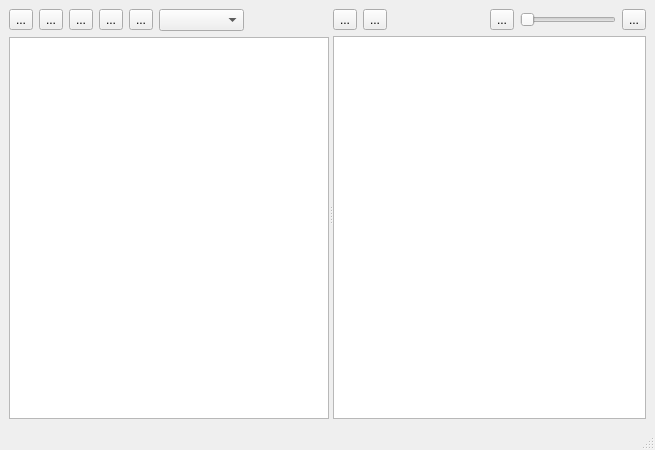
<?xml version="1.0" encoding="UTF-8"?>
<ui version="4.0">
 <class>MainWindow</class>
 <widget class="QMainWindow" name="MainWindow">
  <property name="geometry">
   <rect>
    <x>0</x>
    <y>0</y>
    <width>655</width>
    <height>450</height>
   </rect>
  </property>
  <property name="minimumSize">
   <size>
    <width>0</width>
    <height>0</height>
   </size>
  </property>
  <property name="windowTitle">
   <string>识图</string>
  </property>
  <widget class="QWidget" name="centralwidget">
   <layout class="QHBoxLayout" name="horizontalLayout_3">
    <item>
     <widget class="QSplitter" name="splitter">
      <property name="orientation">
       <enum>Qt::Horizontal</enum>
      </property>
      <widget class="QWidget" name="">
       <layout class="QVBoxLayout" name="verticalLayout_2">
        <item>
         <layout class="QHBoxLayout" name="horizontalLayout">
          <item>
           <widget class="QToolButton" name="menuBtn">
            <property name="text">
             <string>...</string>
            </property>
           </widget>
          </item>
          <item>
           <widget class="QToolButton" name="saveImageListBtn">
            <property name="text">
             <string>...</string>
            </property>
           </widget>
          </item>
          <item>
           <widget class="QToolButton" name="addClassifyBtn">
            <property name="text">
             <string>...</string>
            </property>
           </widget>
          </item>
          <item>
           <widget class="QToolButton" name="removeClassifyBtn">
            <property name="text">
             <string>...</string>
            </property>
           </widget>
          </item>
          <item>
           <widget class="QToolButton" name="searchClassifyBtn">
            <property name="text">
             <string>...</string>
            </property>
           </widget>
          </item>
          <item>
           <widget class="QComboBox" name="searchClassifyHistoryCmb">
            <property name="sizePolicy">
             <sizepolicy hsizetype="Expanding" vsizetype="Fixed">
              <horstretch>0</horstretch>
              <verstretch>0</verstretch>
             </sizepolicy>
            </property>
           </widget>
          </item>
          <item>
           <spacer name="horizontalSpacer_3">
            <property name="orientation">
             <enum>Qt::Horizontal</enum>
            </property>
            <property name="sizeHint" stdset="0">
             <size>
              <width>40</width>
              <height>20</height>
             </size>
            </property>
           </spacer>
          </item>
         </layout>
        </item>
        <item>
         <widget class="QListView" name="classifyListView">
          <property name="sizePolicy">
           <sizepolicy hsizetype="Expanding" vsizetype="Expanding">
            <horstretch>0</horstretch>
            <verstretch>0</verstretch>
           </sizepolicy>
          </property>
          <property name="minimumSize">
           <size>
            <width>200</width>
            <height>0</height>
           </size>
          </property>
          <property name="editTriggers">
           <set>QAbstractItemView::NoEditTriggers</set>
          </property>
         </widget>
        </item>
       </layout>
      </widget>
      <widget class="QWidget" name="">
       <layout class="QVBoxLayout" name="verticalLayout">
        <item>
         <layout class="QHBoxLayout" name="horizontalLayout_2">
          <item>
           <widget class="QToolButton" name="addImageBtn">
            <property name="text">
             <string>...</string>
            </property>
           </widget>
          </item>
          <item>
           <widget class="QToolButton" name="removeImageBtn">
            <property name="text">
             <string>...</string>
            </property>
           </widget>
          </item>
          <item>
           <spacer name="horizontalSpacer_2">
            <property name="orientation">
             <enum>Qt::Horizontal</enum>
            </property>
            <property name="sizeHint" stdset="0">
             <size>
              <width>40</width>
              <height>20</height>
             </size>
            </property>
           </spacer>
          </item>
          <item>
           <widget class="QToolButton" name="zoomOutBtn">
            <property name="text">
             <string>...</string>
            </property>
           </widget>
          </item>
          <item>
           <widget class="QSlider" name="imageZoomOutInHSlider">
            <property name="minimum">
             <number>0</number>
            </property>
            <property name="maximum">
             <number>19</number>
            </property>
            <property name="orientation">
             <enum>Qt::Horizontal</enum>
            </property>
           </widget>
          </item>
          <item>
           <widget class="QToolButton" name="zoomInBtn">
            <property name="text">
             <string>...</string>
            </property>
           </widget>
          </item>
         </layout>
        </item>
        <item>
         <widget class="QListWidget" name="imageListWidget">
          <property name="minimumSize">
           <size>
            <width>200</width>
            <height>0</height>
           </size>
          </property>
         </widget>
        </item>
       </layout>
      </widget>
     </widget>
    </item>
   </layout>
  </widget>
  <widget class="QStatusBar" name="statusbar"/>
 </widget>
 <resources/>
 <connections/>
</ui>
